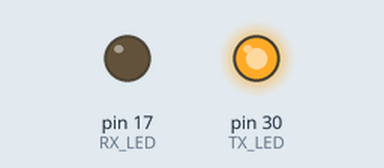
Simulated run of this sketch. Board: SparkFun Pro Micro, built with avr-gcc and run on an emulated ATmega32U4. Shown: output pins drawn as LEDs (lit = HIGH). USB keyboard and mouse output is not drawn.

Above: at 0.1 s.
Timing chart, 0 to 1.6 s (numbered marks = the images above):
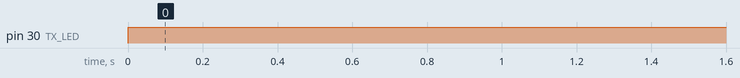

The sketch:

Setup_Chromebook_2026.ino
```cpp
/*
 * Arduino Pro Micro - Chromebook Setup Automation
 *
 * Acts as a USB HID keyboard to automate Chromebook setup steps.
 * The sequence runs once on power-up (inside setup()), then stops.
 *
 * Onboard LEDs (active LOW):
 *   RX LED : Pin 17  — lit while sequence is running
 *   TX LED : Pin 30  — lit when sequence is complete
 *
 * John Hass <john@getanp.com>
 */

#include <Keyboard.h>

#define RX_LED 17
#define TX_LED 30

// ---------------------------------------------------------------------------
// Delay constants (milliseconds)
// ---------------------------------------------------------------------------
#define DELAY_CHAR      50    // between individual characters
#define DELAY_KEY       150   // after Tab / Enter / special key
#define DELAY_SHORT     500   // short pause between steps
#define DELAY_LONG     3000   // long pause (e.g. waiting for a page to load)
#define DELAY_BOOT     10000   // initial wait before starting (let Chromebook settle)

// ---------------------------------------------------------------------------
// Helper functions
// ---------------------------------------------------------------------------

// Type a single character with a post-delay
void typeChar(char c, int delayMs = DELAY_CHAR) {
  Keyboard.write(c);
  delay(delayMs);
}

// Type a full string, character by character
void typeString(const char* str, int charDelay = DELAY_CHAR) {
  for (int i = 0; str[i] != '\0'; i++) {
    Keyboard.write(str[i]);
    delay(charDelay);
  }
}

// Press Tab
void pressTab(int delayMs = DELAY_KEY) {
  Keyboard.write(KEY_TAB);
  delay(delayMs);
}

// Press Enter
void pressEnter(int delayMs = DELAY_KEY) {
  Keyboard.write(KEY_RETURN);
  delay(delayMs);
}

// Press any special key (KEY_TAB, KEY_RETURN, KEY_UP_ARROW, etc.)
void pressKey(uint8_t key, int delayMs = DELAY_KEY) {
  Keyboard.write(key);
  delay(delayMs);
}

// Hold modifier + key (e.g. Shift+Tab, Ctrl+A)
void pressModKey(uint8_t modifier, uint8_t key, int delayMs = DELAY_KEY) {
  Keyboard.press(modifier);
  Keyboard.press(key);
  delay(50);
  Keyboard.releaseAll();
  delay(delayMs);
}

// Pause between major steps
void shortPause()         { delay(DELAY_SHORT); }
void longPause()          { delay(DELAY_LONG);  }
void delayFor(unsigned long seconds){ delay(seconds * 1000UL); }

// ---------------------------------------------------------------------------
// Setup sequence — edit this to match your Chromebook setup flow
// ---------------------------------------------------------------------------
void runSetup() {
  // Wait for Chromebook to reach the first setup screen
  delayFor(45);
  pressTab();
  delayFor(1);
  pressTab();
  delayFor(1);
  pressTab();
  delayFor(1);
  pressEnter();
  delayFor(7);
  typeString("<enrollment email>");
  pressEnter();
  delayFor(7);
  typeString("<enrollment password>");
  pressEnter();
  delayFor(60);
  pressEnter();
  delayFor(20);
  pressTab();
  delayFor(1);
  pressTab();
  delayFor(1);
  pressTab();
  delayFor(1);
  pressEnter();
  delayFor(1);
  pressTab();
  delayFor(1);
  pressTab();
  delayFor(1);
  pressEnter();

}

// ---------------------------------------------------------------------------
// Arduino entry points
// ---------------------------------------------------------------------------
void setup() {
  pinMode(RX_LED, OUTPUT);
  pinMode(TX_LED, OUTPUT);

  // Both LEDs off initially
  digitalWrite(RX_LED, HIGH);
  digitalWrite(TX_LED, HIGH);

  Keyboard.begin();

  // RX LED on while running
  digitalWrite(RX_LED, LOW);

  runSetup();

  Keyboard.end();

  // RX off, fast-blink TX to indicate done
  digitalWrite(RX_LED, HIGH);
}

void loop() {
  digitalWrite(TX_LED, LOW);
  delay(100);
  digitalWrite(TX_LED, HIGH);
  delay(100);
}
```

Measured:
- by itself, pin 30 (TX_LED): LOW → HIGH at 0.00 s
